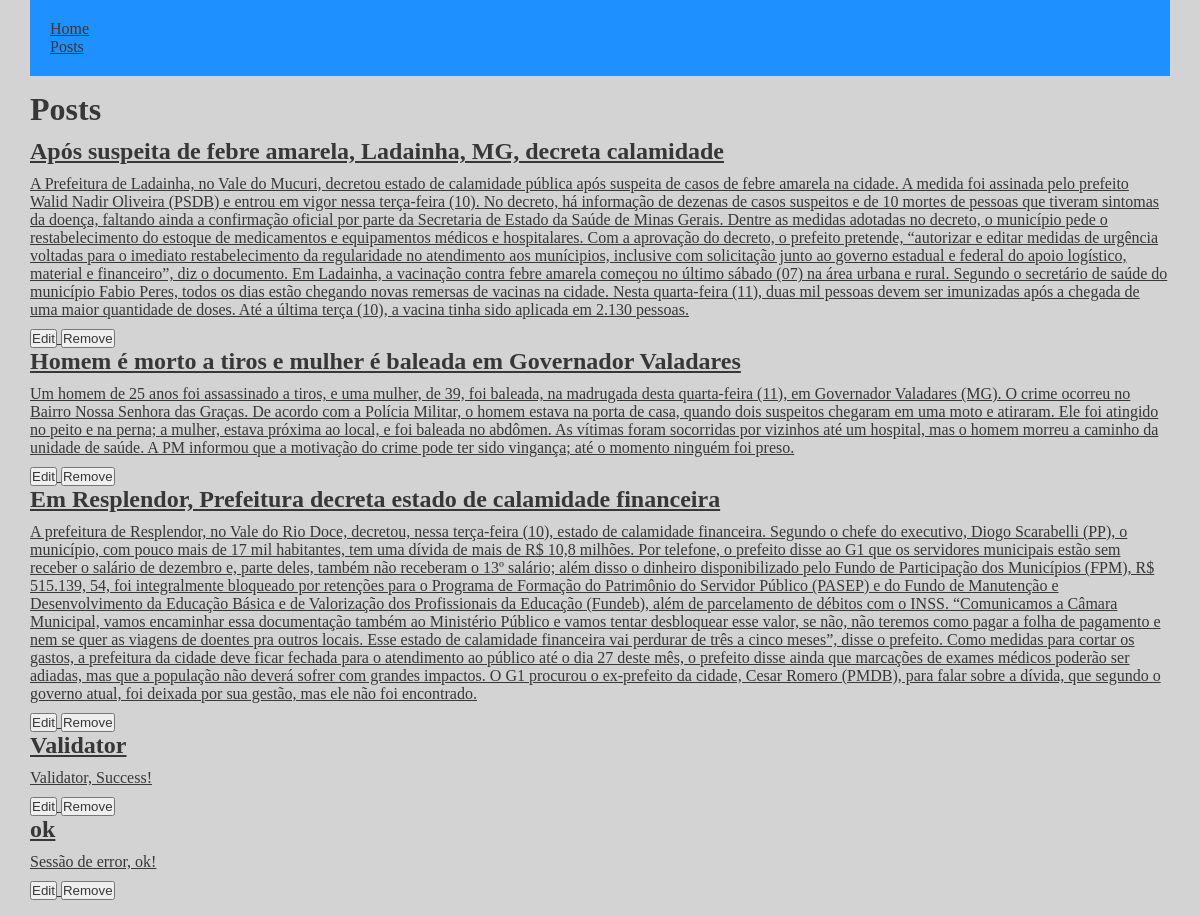
The page /posts on the database its author committed.
### tables this page shows
CREATE TABLE posts (id INTEGER CONSTRAINT posts_index PRIMARY KEY ASC AUTOINCREMENT, title VARCHAR (255) NOT NULL, content TEXT NOT NULL);

### app/Controllers/PostsController.php (called while the page is built, shortened)
<?php
class PostsController extends BaseController
{
	private $post;
	public function __construct()
	{
		$this->post = Container::getModel("Post");
	}
	public function index()
	{
		$this->view->posts = $this->post->All();
		return $this->renderView('posts/index', 'layout');
	}
}

### core/bootstrap.php (called while the page is built, shortened)
<?php
$routes = require_once __DIR__."/../app/routes.php";
$route = new \Core\Route($routes);

### public/index.php (called while the page is built, shortened)
<?php
require_once __DIR__."/../core/bootstrap.php";

### core/BaseModel.php (called while the page is built, shortened)
<?php
abstract class BaseModel
{
	private $pdo;
	protected $table;
	public function __construct(PDO $pdo)
	{
		$this->pdo = $pdo;
	}
	public function All()
	{
		$query = "SELECT * FROM {$this->table}";
		$stmt = $this->pdo->prepare($query);
		$stmt->execute();
		$result = $stmt->fetchAll();
		return $result;
	}
}

### core/DataBase.php (called while the page is built, shortened)
<?php
class DataBase
{
	public static function getDataBase()
	{
		$conf = include_once __DIR__."/../app/database.php";
		if ($conf['driver'] == 'sqlite') {
			$sqlite = __DIR__."/../storage/database/".$conf['sqlite']['host'];
			$sqlite = "sqlite:".$sqlite;
			try {
				$pdo = new PDO($sqlite);
				$pdo->setAttribute(PDO::ATTR_ERRMODE, PDO::ERRMODE_EXCEPTION);
				$pdo->setAttribute(PDO::ATTR_DEFAULT_FETCH_MODE, PDO::FETCH_OBJ);
				return $pdo;
			} catch (\PDOException $e) {
				echo $e->getMessage();
			}
		}
	}
}

### core/Container.php (called while the page is built, shortened)
<?php
class Container
{
	public static function getModel($model)
	{
		return new $objModel(DataBase::getDataBase());
	}
}

### app/Views/posts/index.phtml (the view, shortened to what this page needs)
<h1><?php echo $this->getPageTitle(); ?></h1>
<section>
	<?php foreach ($this->view->posts as $post): ?>
		<a href="/post/<?php echo $post->id ?>/show">
			<h2><?php echo $post->title ?></h2>
			<p><?php echo $post->content ?></p>
		</a>
		<a href="/post/<?php echo $post->id ?>/edit">
			<button>Edit</button>
		</a>
		<a href="/post/<?php echo $post->id ?>/delete">
			<button>Remove</button>
		</a>
	<?php endforeach; ?>
</section>

### core/Route.php (shortened to what this page needs)
<?php
class Route
{
	private $routes;
	public function __construct(array $routes)
	{
		$this->run();
	}
	private function setRoutes($routes)
	{
		foreach($routes as $route) {
			$explode = explode('@', $route[1]);
			$r = [$route[0], $explode[0], $explode[1]];
			$newRoutes[] = $r;
		}
		$this->routes = $newRoutes;
	}
	private function getRequest()
	{
		$obj = new \stdClass;
		return $obj;
	}
	private function getUrl()
	{
		return parse_url($_SERVER['REQUEST_URI'], PHP_URL_PATH);
	}
	private function run()
	{
		$url = $this->getUrl();
		foreach($this->routes as $route) {
			$routeArray = explode('/', $route[0]);
			$param = [];
			for($i = 0; $i < count($routeArray); $i++) {
				$route[0] = implode($routeArray, '/');
			}
			if ($url == $route[0]) {
				$found = true;
				$controller = $route[1];
				$action = $route[2];
				break;
			}
		}
		if ($found) {
			$controller = Container::newController($controller);
			switch(count($param)) {
				default:
					$controller->$action($this->getRequest());
					break;
			}
		} else {
			Container::pageNotFound();
		}
	}
}

### core/BaseController.php (shortened to what this page needs)
<?php
abstract class BaseController
{
	private $viewPath;
	private $layoutPath;
	private $pageTitle = null;
	public function __construct()
	{
		$this->view = new \stdClass;
	}
	protected function renderView($viewPath, $layoutPath = null)
	{
		$this->viewPath = $viewPath;
		$this->layoutPath = $layoutPath;
		if ($layoutPath) {
			return $this->layout();
		} else {
			return $this->content();
		}
	}
	protected function content()
	{
		if (file_exists(__DIR__."/../app/Views/{$this->viewPath}.phtml")) {
			return require_once __DIR__."/../app/Views/{$this->viewPath}.phtml";
		} else {
			echo "Error, view path not found!";
		}
	}
	protected function layout()
	{
		if (file_exists(__DIR__."/../app/Views/{$this->layoutPath}.phtml")) {
			return require_once __DIR__."/../app/Views/{$this->layoutPath}.phtml";
		} else {
			echo "Error, layout path not found!";
		}
	}
	protected function setPageTitle($pageTitle)
	{
		$this->pageTitle = $pageTitle;
	}
	protected function getPageTitle($separator = null)
	{
		if ($separator) {
			return $this->pageTitle . " " . $separator . "";
		} else {
			return $this->pageTitle;
		}
	}
}

### app/Views/layout.phtml (shortened to what this page needs)
<!DOCTYPE html>
<html lang="pt-br">
<head>
	<link rel="stylesheet" type="text/css" href="/css/style.css">
</head>
<body>
	<main class="container">
		<?php require_once __DIR__."/partial/menu.phtml" ?>
		<?php $this->content() ?>
	</main>
</body>
</html>

### app/Views/partial/menu.phtml
<nav>
	<ul>
		<li>
			<a href="/">Home</a>
		</li>
		<li>
			<a href="/posts">Posts</a>
		</li>
	</ul>
</nav>

### public/css/style.css (style rules this page uses)
* { margin: 0; padding: 0; color: #373737; }
body { background: lightgray; }
h1, h2, p { margin-bottom:10px; }
.container { width: 95%; margin-left:2.5%; margin-bottom:15px; }
ul { list-style: none; padding: 20px; margin-bottom:15px; background: dodgerblue; }

### rows shown on the page
posts: title "Após suspeita de febre amarela, Ladainha, MG, decreta calamidade", content "A Prefeitura de Ladainha, no Vale do Mucuri, decretou estado de calamidade pública após suspeita de casos de febre amarela na cidade. A medida foi assinada pelo prefeito Walid Nadir Oliveira (PSDB) e entrou em vigor nessa terça-feira (10). No decreto, há informação de dezenas de casos suspeitos e de 10 mortes de pessoas que tiveram sintomas da doença, faltando ainda a confirmação oficial por parte da Secretaria de Estado da Saúde de Minas Gerais. Dentre as medidas adotadas no decreto, o município pede o restabelecimento do estoque de medicamentos e equipamentos médicos e hospitalares. Com a aprovação do decreto, o prefeito pretende, “autorizar e editar medidas de urgência voltadas para o…"
posts: title "Homem é morto a tiros e mulher é baleada em Governador Valadares", content "Um homem de 25 anos foi assassinado a tiros, e uma mulher, de 39, foi baleada, na madrugada desta quarta-feira (11), em Governador Valadares (MG). O crime ocorreu no Bairro Nossa Senhora das Graças. De acordo com a Polícia Militar, o homem estava na porta de casa, quando dois suspeitos chegaram em uma moto e atiraram. Ele foi atingido no peito e na perna; a mulher, estava próxima ao local, e foi baleada no abdômen. As vítimas foram socorridas por vizinhos até um hospital, mas o homem morreu a caminho da unidade de saúde. A PM informou que a motivação do crime pode ter sido vingança; até o momento ninguém foi preso."
posts: title "Em Resplendor, Prefeitura decreta estado de calamidade financeira", content "A prefeitura de Resplendor, no Vale do Rio Doce, decretou, nessa terça-feira (10), estado de calamidade financeira. Segundo o chefe do executivo, Diogo Scarabelli (PP), o município, com pouco mais de 17 mil habitantes, tem uma dívida de mais de R$ 10,8 milhões. Por telefone, o prefeito disse ao G1 que os servidores municipais estão sem receber o salário de dezembro e, parte deles, também não receberam o 13º salário; além disso o dinheiro disponibilizado pelo Fundo de Participação dos Municípios (FPM), R$ 515.139, 54, foi integralmente bloqueado por retenções para o Programa de Formação do Patrimônio do Servidor Público (PASEP) e do Fundo de Manutenção e Desenvolvimento da Educação Básica e…"
posts: title "Validator", content "Validator, Success!"
posts: title "ok", content "Sessão de error, ok!"

### other values the page prints
$this->getPageTitle() "Posts"
